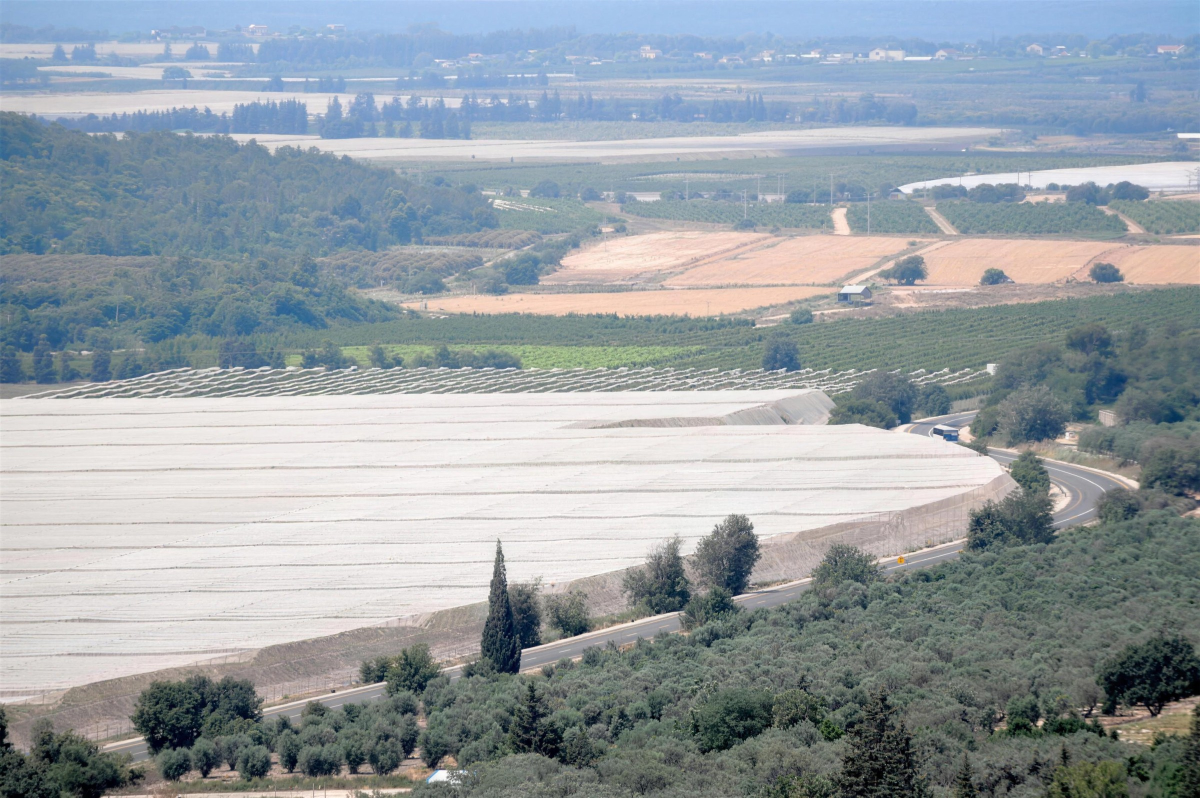
#> input picture greenhouse-brand/website/media-src/valley.jpg, 2400 x 1596 px (shown at 1/2 size)
$ python images.py
#> lines starting #> are read from the running program, lines starting #| are printed output that depends on the picture
"""Responsive images: every master in media-src/ -> AVIF, WebP and JPEG at 3 widths in public/assets/img/.
Crops are fractions of the master (left, top, right, bottom). Run: python3 src/tools/images.py"""
from pathlib import Path
from PIL import Image

W = Path(__file__).resolve().parents[2]
SRC, OUT = W / "media-src", W / "public/assets/img"
WIDTHS = (640, 1024, 1600)
JOBS = {
    # name: (master, crop box as fractions or None)
    "valley": ("valley.jpg", None),
    "forest": ("forest.jpg", None),
    "p-site": ("p-site.jpg", (0, .2035, .7375, 1)),  # 4:3, left of the rust-coloured steel tank (galvanized steel only in images)
    "p-marking": ("p-marking.jpg", (.3375, .2778, 1, .94)),  # 4:3, without the two workers at the left (one may be a minor)
    "p-poles": ("p-poles.jpg", None),
    "p-closed": ("p-closed.jpg", (0, 0, 1, .86)),  # trims the photographer's shadow at the bottom edge
}


def main():
    OUT.mkdir(parents=True, exist_ok=True)
    for name, (master, crop) in JOBS.items():
        im = Image.open(SRC / master).convert("RGB")
#> im is the input picture: PIL image 2400x1596 RGB; mean R, G, B 150.2, 158.5, 164.1
        if crop:
            w, h = im.size
            im = im.crop((int(crop[0] * w), int(crop[1] * h), int(crop[2] * w), int(crop[3] * h)))
        for w in WIDTHS:
            if w > im.width * 1.02:  # a crop a few pixels narrower than 1600 still gets its 1600 file (a stale one would outlive the crop)
                continue
            t = im.resize((w, round(im.height * w / im.width)), Image.LANCZOS)
            t.save(OUT / f"{name}-{w}.avif", quality=52)
            t.save(OUT / f"{name}-{w}.webp", quality=76)
            t.save(OUT / f"{name}-{w}.jpg", quality=80, optimize=True, progressive=True)
#> this loop made 3 passes
#> pass 1, in main, `t = im.resize((w, round(im.height * w / im.width)), Image.LANCZOS)`:
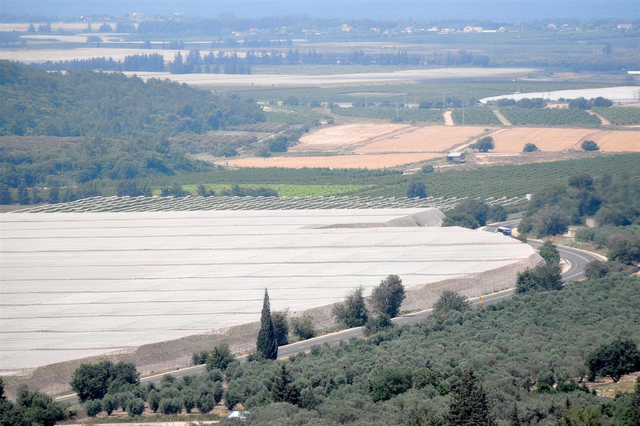
#> t: PIL image 640x426 RGB; mean R, G, B 150.2, 158.5, 164.1
        print(name, im.size)
#| valley (2400, 1596)
    # hero posters (first frame of each hero clip; see video.sh)
    for frame, name, widths in (("hero-frame.png", "hero", (960, 1600)), ("hero-portrait-frame.png", "hero-portrait", (720,))):
        im = Image.open(SRC / frame).convert("RGB")
        for w in widths:
            t = im.resize((w, round(im.height * w / im.width)), Image.LANCZOS)
            t.save(OUT / f"{name}-{w}.avif", quality=55); t.save(OUT / f"{name}-{w}.webp", quality=78); t.save(OUT / f"{name}-{w}.jpg", quality=80, optimize=True, progressive=True)
    # social preview: the hero frame, 1200x630
    hf = Image.open(SRC / "hero-frame.png").convert("RGB")
    w, h = hf.size; tw = round(h * 1200 / 630)
    hf.crop(((w - tw) // 2, 0, (w - tw) // 2 + tw, h)).resize((1200, 630), Image.LANCZOS).save(OUT / "og-miftah.jpg", quality=84, optimize=True)


if __name__ == "__main__":
#> (the run stopped early here; a loop or call above may not have finished)
